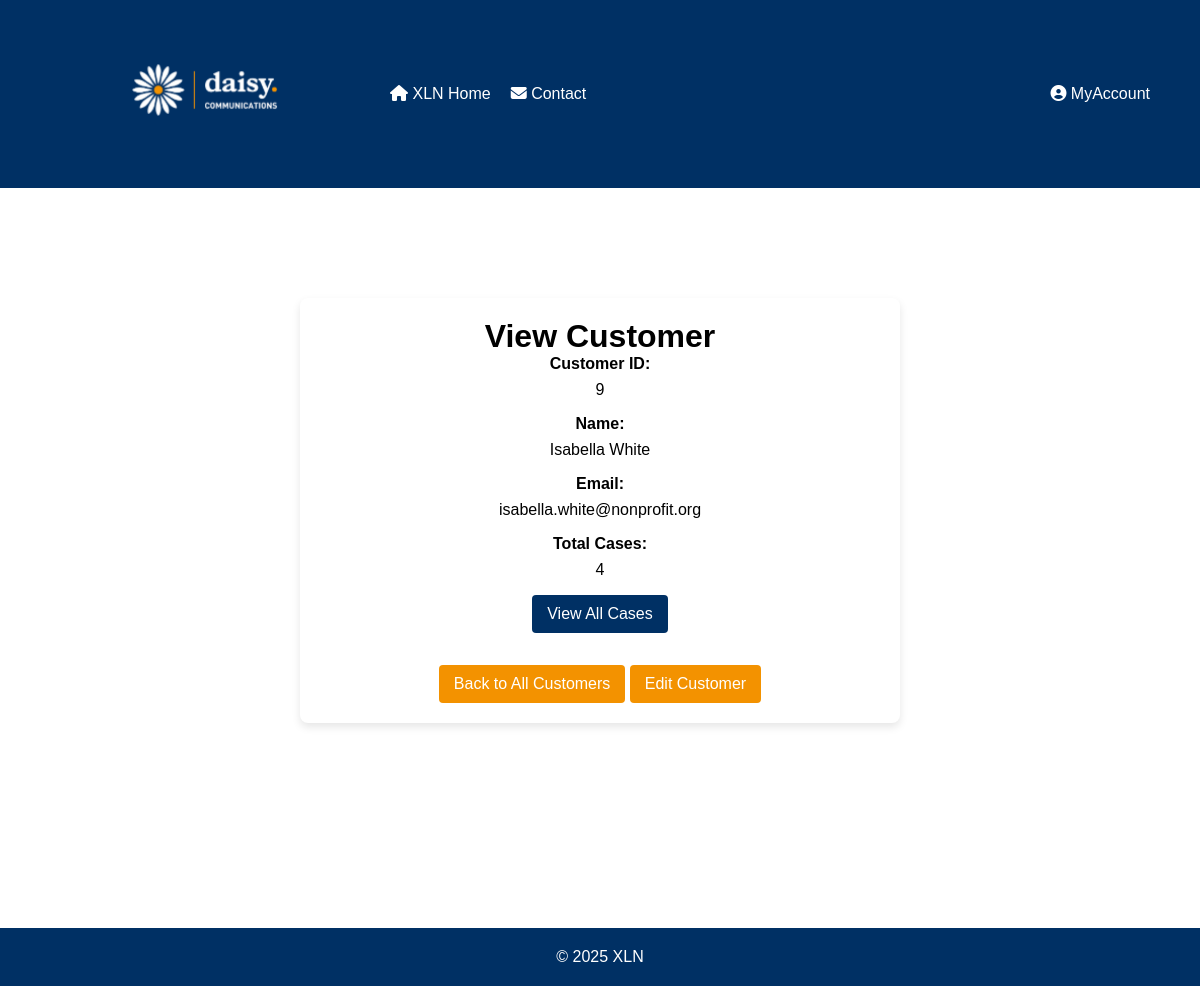
The app's page /php/ViewCustomer.php?cid=9 with its own data.
### tables this page shows
CREATE TABLE "customers" (
	"customerID"	INTEGER,
	"name"	TEXT NOT NULL,
	"email"	TEXT NOT NULL CHECK("email" LIKE '%_@_%._%'),
	PRIMARY KEY("customerID" AUTOINCREMENT)
);

### php/ViewCustomer.php (the view, shortened to what this page needs)
<?php
$customerID = isset($_GET['cid']) ? $_GET['cid'] : null;
$customerData = null;
$db = new SQLite3('../data/XLN_new_DBA.db');
if ($customerID) {
    $stmt = $db->prepare("SELECT c.*,
                    COUNT(cs.caseID) AS total_cases
                FROM customers c
                LEFT JOIN cases cs ON c.customerID = cs.customerID
                WHERE c.customerID = :customerID
                GROUP BY c.customerID, c.name, c.email");
    $stmt->bindValue(':customerID', $customerID, SQLITE3_INTEGER);
    $result = $stmt->execute();
    $customerData = $result->fetchArray(SQLITE3_ASSOC);
}
?>
<!DOCTYPE html>
<html lang="en">
<head>
    <link rel="stylesheet" href="../css/EditCase.css">
    <link
    rel="stylesheet"
    href="https://cdnjs.cloudflare.com/ajax/libs/font-awesome/6.2.1/css/all.min.css"
  />
</head>
<body>
<header>
        <a href="Homepage.php"><img class="logo" src="../xlnLogo.png" alt="XLN Logo"></a>
        <nav>
            <ul class="left-menu">
                <li><a href="Homepage.php"><i class="fa-solid fa-house"></i> XLN Home</a></li>
                <li><a href="../html/Contact.html"><i class="fa-solid fa-envelope"></i> Contact</a></li>
            </ul>
            <ul class="right-menu">
                <li class="dropdown">
                    <a href="javascript:void(0)" class="dropbtn"><i class="fa-solid fa-circle-user"></i> MyAccount</a>
                </li>
            </ul>
        </nav>
    </header>
    <main>
        <div class="container">
            <h1>View Customer</h1>
            <?php if ($customerData): ?>
                <div id="viewCustomerForm">
                    <div class="form-group">
                        <label>Customer ID:</label>
                        <p><?php echo $customerData['customerID']; ?></p>
                    </div>
                    <div class="form-group">
                        <label>Name:</label>
                        <p><?php echo $customerData['name']; ?></p>
                    </div>
                    <div class="form-group">
                        <label>Email:</label>
                        <p><?php echo $customerData['email']; ?></p>
                    </div>
                    <div class="form-group">
                        <label>Total Cases:</label>
                        <p><?php echo $customerData['total_cases']; ?></p>
                        <a href="ViewCustomerCases.php?cid=<?php echo $customerData['customerID']; ?>" class="button2">View All Cases</a>
                    </div>
                    <div class="actions">
                        <a href="CustomerManagement.php" class="button">Back to All Customers</a>
                        <a href="EditCustomer.php?cid=<?php echo $customerData['customerID']; ?>" class="button">Edit Customer</a>
                    </div>
                </div>
            <?php else: ?>
                <p>No customer found or invalid customer ID.</p>
                <a href="CustomerManagement.php">Back to All Customers</a>
            <?php endif; ?>
        </div>
    </main>
    <footer>
        <p>&copy; <span id="year"></span> XLN</p>
    </footer>
</body>
</html>

### css/EditCase.css (style rules this page uses)
* { margin: 0; padding: 0; box-sizing: border-box; font-family: Arial, Helvetica, sans-serif; }
header { background-color: #003064; color: #ffffff; display: flex; align-items: center; padding: 50px; }
img.logo { width: 300px; margin-right: 20px; }
nav { display: flex; justify-content: space-between; width: 100%; }
nav ul.left-menu { flex-grow: 1; }
nav ul.right-menu { justify-content: flex-end; }
.dropdown { position: relative; display: inline-block; }
nav ul { list-style: none; display: flex; align-items: center; margin: 0; padding: 0; }
nav ul li { margin-left: 20px; }
nav ul li a { color: #ffffff; text-decoration: none; }
main { background-color: #ffffff; padding: 80px; margin-top: 20px; margin-bottom: 100px; min-height: calc(100vh - 180px); display: flex; justify-content: center; align-items: center; flex-direction: column; }
.container { background-color: #ffffff; padding: 20px; border-radius: 8px; box-shadow: 0 4px 8px rgba(0, 0, 0, 0.1); width: 100%; max-width: 600px; text-align: center; margin-top: 10px; margin-bottom: auto; }
footer { background-color: #003064; color: white; text-align: center; position: relative; padding: 20px; bottom: 0; left: 0; right: 0; width: 100%; }
.form-group { margin-bottom: 1rem; }
.form-group label { font-weight: bold; display: block; margin-bottom: 0.5rem; }
.button { display: inline-block; background-color: #f39200; color: white; padding: 10px 15px; text-align: center; text-decoration: none; border-radius: 4px; margin-top: 1rem; }
.button2 { display: inline-block; background-color: #003064; color: white; padding: 10px 15px; text-align: center; text-decoration: none; border-radius: 4px; margin-top: 1rem; }

### records on screen
customers: customerID "9", name "Isabella White", email "isabella.white@nonprofit.org"

### other values on screen
$customerData['total_cases'] "4"
